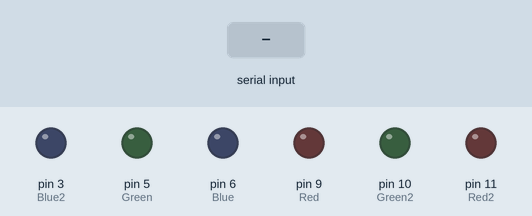
Simulated run of this sketch. Board: Arduino Uno, built with avr-gcc and run on an emulated ATmega328P. Shown: output pins drawn as LEDs (lit = HIGH). The inputs (shaded band) are chosen by the test bench. What the sketch prints to the serial monitor is not drawn.

Above: at 1.2 s.
1.3 s: "1" received over the second serial link
Timing chart, 0 to 4.3 s (numbered marks = the images above; inputs shaded):
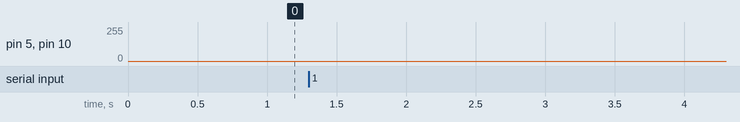

The sketch:

AEDArduino.ino
```cpp
#include<SoftwareSerial.h> //다른 핀에서 Serial통신을 하기 위해 불러오는 header파일
//삼색 LED를 아두이노에 연결한 핀 번호들
#define Red 9
#define Red2 11
#define Green 5
#define Green2 10
#define Blue 6
#define Blue2 3

SoftwareSerial BTSerial(8,7); // 7번과 8번에서 Tx, Rx로 사용하기 위해 선언하는 함수

int LED[2][3] = {Red,Green,Blue,Red2,Green2,Blue2}; //for문 제어 할 때 편하게 제어 하기 위한 2차원 배열

void setup()
{
  for(int i=0;i<2;i++){ //LED와 연결된 PIN을 OUTPUT으로 설정한 후 모든 LED가 꺼져 있는 상태로 설정
    for(int j=0;j<3;j++){
      pinMode(LED[i][j], OUTPUT);
      digitalWrite(LED[i][j],LOW);
    }
  }
  Serial.begin(9600); //Serial통신 속도(라즈베리파이와 통신 속도)
  BTSerial.begin(9600); //7,8으로 쓰이는 핀 Serial 통신 속도(자두이노와 통신 속도)
}

void loop(){
  int num = 0; //Serial 통신으로 자두이노에서 받은 BPM을 저장하는 변수
  int chk = 0; //LED의 깜박거림을 제어하는 변수
  int light = 0; //PWM을 이용하여 LED 밝기 조절
  int checkColor=0; //색깔을 제어하기 위한 변수
  int countValue = 0; //노래가 틀어지는 동안 깜박이도록 범위를 설정해주는 변수
  if(BTSerial.available()){ //BTSerial통신에서 읽을 값이 있을때
    num = BTSerial.read() + 40; //BTSerial통신을 할 때 char형으로 통신을 하는데 값이 손실 되거나 꺠지는 것을 방지한 것을 복구 시키는 과정
    if(num < 150 && num > 40){ //측정된 BPM값이 40~150 사이일 때
      Serial.println(num); //라즈베리파이가 읽을 수 있게 Serial모니터에 출력
      countValue = num * 2; //노래가 끝날때 까지 LED가 깜밖거릴수 있게 하는 변수
      while(chk++ <= countValue){ //노래가 끝날때까지 반복
        while(light+=5<255){ //밝기 조절(0(off)에서 시작하여 255(on)까지 pwm을 이용)
          if(checkColor == 0){ //빨간색
            analogWrite(Red,light);
            analogWrite(Red2,light);
          }else if(checkColor == 1){ //초록색
            analogWrite(Green,light);
            analogWrite(Green2,light);
          }/*else if(checkColor == 2){ //파란색
            analogWrite(Blue,light);
            analogWrite(Blue2,light);
          }*/
          if(light+5>255){ //255보다 큰값은 없으므로 light+=5하기 전에 while문 탈출
                           //이때 탈출 못하면 오류 및 계속 돌게 됨
            break;
          }
          delay(4.69 * 60 / num); //BPM에 맞게 깜박거리도록 직접 실행해보면서 계산된 식
        }
        light = 0;//LED OFF 및 초기화

        checkColor = 1 - checkColor; //checkColor = 0이면 checkColor = 1으로 checkColor = 1이면 checkColor = 0으로 값을 바꿈
        //모든 LED OFF
        digitalWrite(Red,LOW);
        digitalWrite(Red2,LOW);
        digitalWrite(Green,LOW);
        digitalWrite(Green2,LOW);
        digitalWrite(Blue,LOW);
        digitalWrite(Blue2,LOW);
      }
    }
  }
}
```
